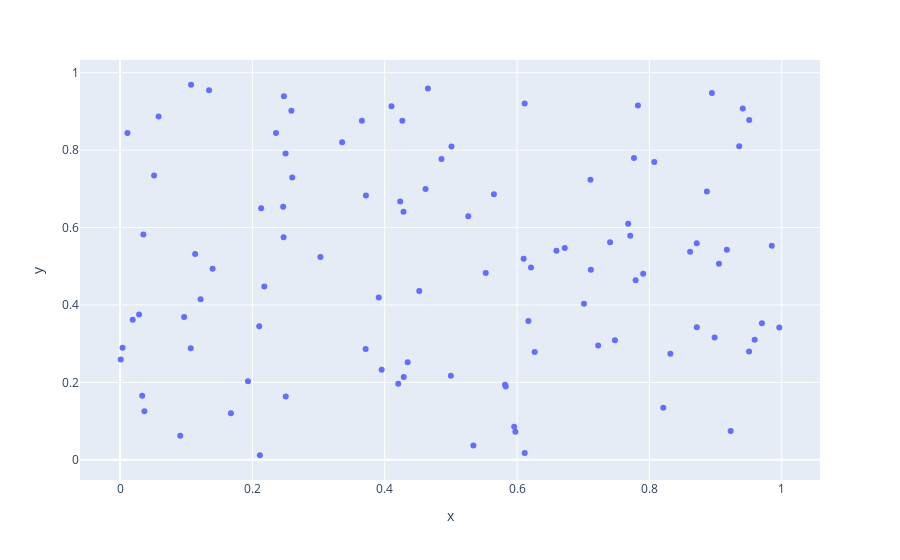

The notebook cell saved with this chart:
### Code cell
## Scatter of a Pandas DataFrame 
px.scatter(data_frame = data_frame, x = 'x', y = 'y')
